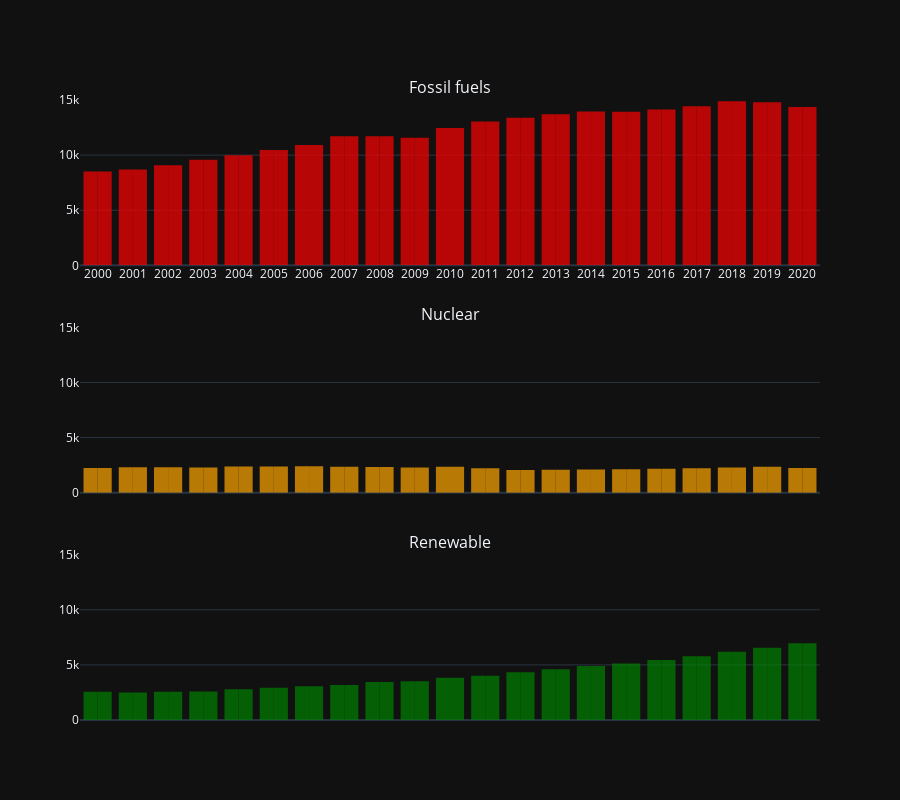

Notebook source saved alongside this figure:
### Code cell
fig = make_subplots(rows=3, cols=1, subplot_titles=["Fossil fuels","Nuclear","Renewable"], shared_xaxes=False, vertical_spacing=0.1)

trace1 = px.histogram(
    data_frame=df_energy,
    x="Year",
    y="Electricity from Fossil Fuels (TWh)",
    # color="Continent",
    template=THEME,
    color_discrete_sequence=["red"],
    opacity=0.7,
)

trace2 = px.histogram(
    data_frame=df_energy,
    x="Year",
    y="Electricity from Nuclear (TWh)",
    # color="Continent",
    color_discrete_sequence=["orange"],
    opacity=0.7,
    template=THEME,
)

trace3 = px.histogram(
    data_frame=df_energy,
    x="Year",
    y="Electricity from Renewables (TWh)",
    # color="Continent",
    color_discrete_sequence=["green"],
    opacity=0.7,

    template=THEME,
)
fig.add_trace(trace1.data[0], row=1, col=1)
fig.add_trace(trace2.data[0], row=2, col=1)
fig.add_trace(trace3.data[0], row=3, col=1)
# fig.add_traces([trace1["data"],trace2,trace3])

for trace in trace1.data:
    fig.add_trace(trace, row=1, col=1)

for trace in trace2.data:
    fig.add_trace(trace, row=2, col=1)

for trace in trace3.data:
    fig.add_trace(trace, row=3, col=1)


fig.update_yaxes(range=[0, 15000], row=1, col=1)
fig.update_yaxes(range=[0, 15000], row=2, col=1)
fig.update_yaxes(range=[0, 15000], row=3, col=1)
fig.update_layout(height = 800)

fig.show()

### Figure 1 — Plotly figure (JSON) as saved in the notebook; plotly's stock layout.template omitted (floating-point values rounded to 4 significant figures; data arrays with more than 128 entries replaced by an {"elided": "..."} marker saying what was removed)
{"data": [{"alignmentgroup": "True", "bingroup": "x", "histfunc": "sum", "hovertemplate": "Year=%{x}<br>sum of Electricity from Fossil Fuels (TWh)=%{y}<extra></extra>", "legendgroup": "", "marker": {"color": "red", "opacity": 0.7, "pattern": {"shape": ""}}, "name": "", "offsetgroup": "", "orientation": "v", "showlegend": false, "x": {"elided": "3649 str values"}, "xaxis": "x", "y": {"elided": "3649 float values"}, "yaxis": "y", "type": "histogram"}, {"alignmentgroup": "True", "bingroup": "x", "histfunc": "sum", "hovertemplate": "Year=%{x}<br>sum of Electricity from Nuclear (TWh)=%{y}<extra></extra>", "legendgroup": "", "marker": {"color": "orange", "opacity": 0.7, "pattern": {"shape": ""}}, "name": "", "offsetgroup": "", "orientation": "v", "showlegend": false, "x": {"elided": "3649 str values"}, "xaxis": "x2", "y": {"elided": "3649 float values"}, "yaxis": "y2", "type": "histogram"}, {"alignmentgroup": "True", "bingroup": "x", "histfunc": "sum", "hovertemplate": "Year=%{x}<br>sum of Electricity from Renewables (TWh)=%{y}<extra></extra>", "legendgroup": "", "marker": {"color": "green", "opacity": 0.7, "pattern": {"shape": ""}}, "name": "", "offsetgroup": "", "orientation": "v", "showlegend": false, "x": {"elided": "3649 str values"}, "xaxis": "x3", "y": {"elided": "3649 float values"}, "yaxis": "y3", "type": "histogram"}, {"alignmentgroup": "True", "bingroup": "x", "histfunc": "sum", "hovertemplate": "Year=%{x}<br>sum of Electricity from Fossil Fuels (TWh)=%{y}<extra></extra>", "legendgroup": "", "marker": {"color": "red", "opacity": 0.7, "pattern": {"shape": ""}}, "name": "", "offsetgroup": "", "orientation": "v", "showlegend": false, "x": {"elided": "3649 str values"}, "xaxis": "x", "y": {"elided": "3649 float values"}, "yaxis": "y", "type": "histogram"}, {"alignmentgroup": "True", "bingroup": "x", "histfunc": "sum", "hovertemplate": "Year=%{x}<br>sum of Electricity from Nuclear (TWh)=%{y}<extra></extra>", "legendgroup": "", "marker": {"color": "orange", "opacity": 0.7, "pattern": {"shape": ""}}, "name": "", "offsetgroup": "", "orientation": "v", "showlegend": false, "x": {"elided": "3649 str values"}, "xaxis": "x2", "y": {"elided": "3649 float values"}, "yaxis": "y2", "type": "histogram"}, {"alignmentgroup": "True", "bingroup": "x", "histfunc": "sum", "hovertemplate": "Year=%{x}<br>sum of Electricity from Renewables (TWh)=%{y}<extra></extra>", "legendgroup": "", "marker": {"color": "green", "opacity": 0.7, "pattern": {"shape": ""}}, "name": "", "offsetgroup": "", "orientation": "v", "showlegend": false, "x": {"elided": "3649 str values"}, "xaxis": "x3", "y": {"elided": "3649 float values"}, "yaxis": "y3", "type": "histogram"}], "layout": {"xaxis": {"anchor": "y", "domain": [0.0, 1.0]}, "yaxis": {"anchor": "x", "domain": [0.7333, 1.0], "range": [0, 15000]}, "xaxis2": {"anchor": "y2", "domain": [0.0, 1.0]}, "yaxis2": {"anchor": "x2", "domain": [0.3667, 0.6333], "range": [0, 15000]}, "xaxis3": {"anchor": "y3", "domain": [0.0, 1.0]}, "yaxis3": {"anchor": "x3", "domain": [0.0, 0.2667], "range": [0, 15000]}, "annotations": [{"font": {"size": 16}, "showarrow": false, "text": "Fossil fuels", "x": 0.5, "xanchor": "center", "xref": "paper", "y": 1.0, "yanchor": "bottom", "yref": "paper"}, {"font": {"size": 16}, "showarrow": false, "text": "Nuclear", "x": 0.5, "xanchor": "center", "xref": "paper", "y": 0.6333, "yanchor": "bottom", "yref": "paper"}, {"font": {"size": 16}, "showarrow": false, "text": "Renewable", "x": 0.5, "xanchor": "center", "xref": "paper", "y": 0.2667, "yanchor": "bottom", "yref": "paper"}], "height": 800}}
